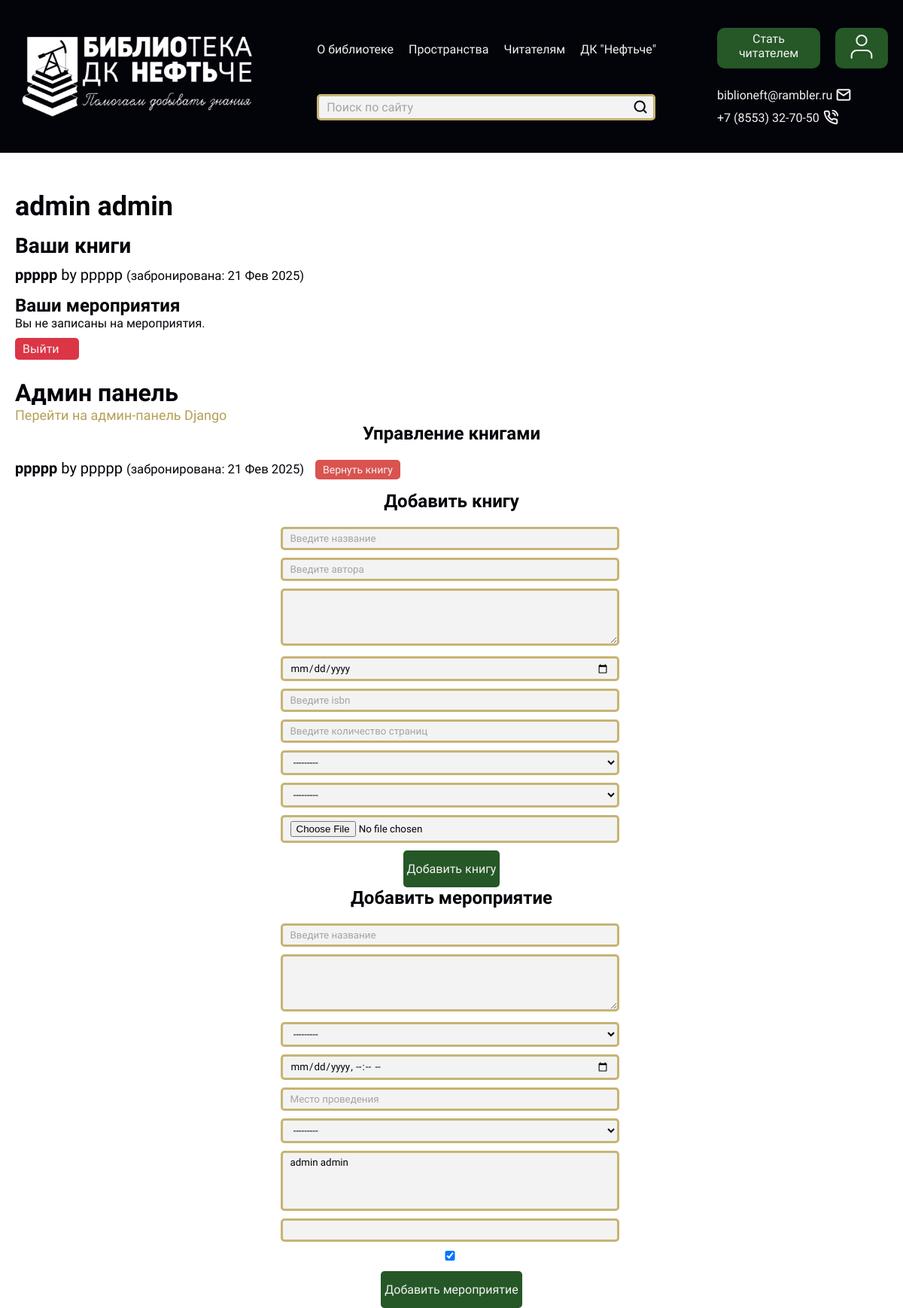
/profile/ (signed in), run on an earlier commit of the app's database.
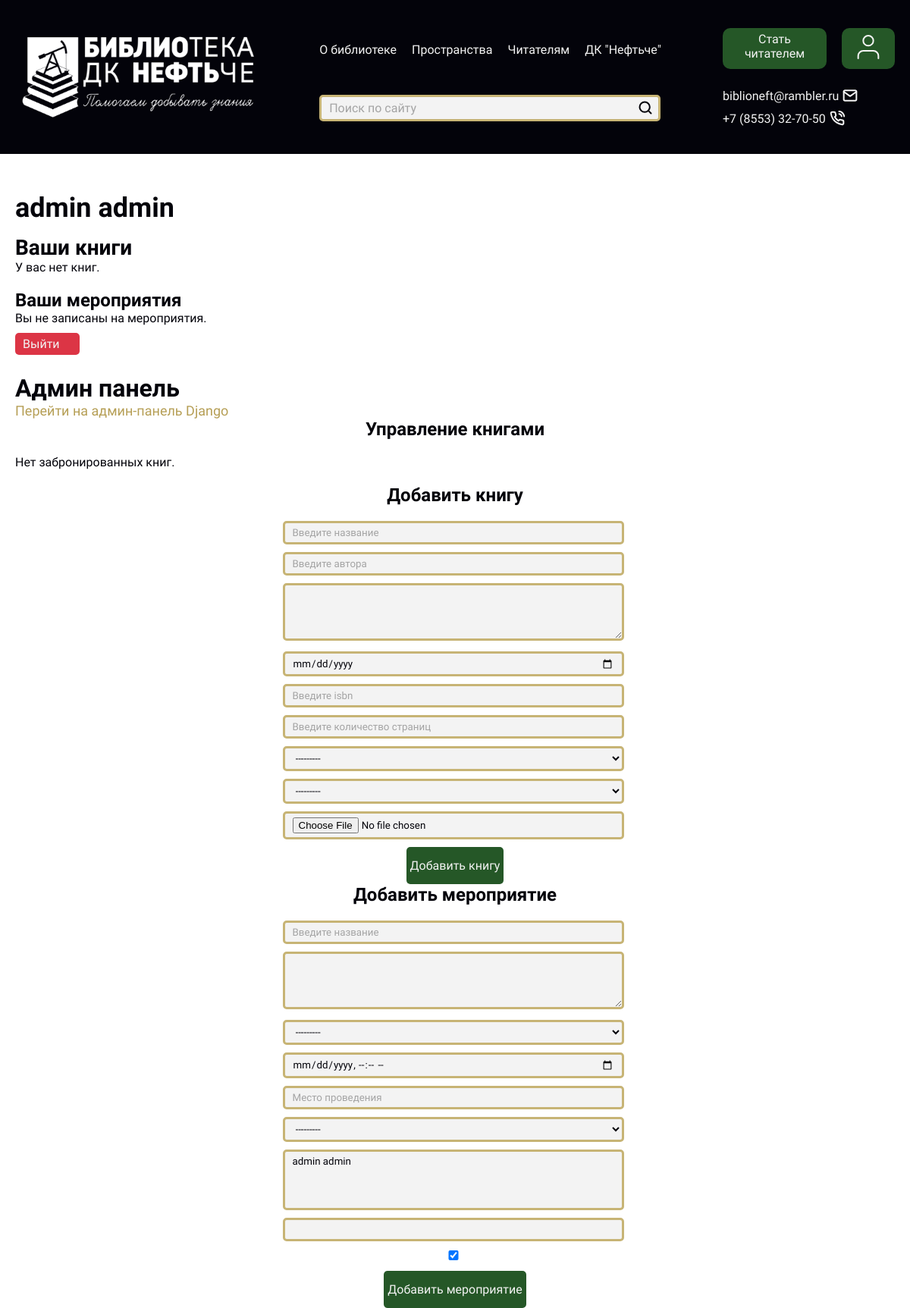
And on a later commit of the database.
### main/models.py (models this page shows, shortened)
class BorrowedBook(models.Model):
    user = models.ForeignKey(
        User,
        on_delete=models.CASCADE,  # Если пользователь удаляется, книги остаются
        verbose_name="Пользователь",
        related_name="borrowed_books_user"
    )
    book = models.ForeignKey(
        Book,
        on_delete=models.CASCADE,  # Удалять запись о заимствовании, если книга удалена
        verbose_name="Книга",
        related_name="borrowed_books_book"
    )
    borrowed_date = models.DateTimeField(default=timezone.now, verbose_name="Дата взятия")
    returned_date = models.DateTimeField(null=True, blank=True, verbose_name="Дата возврата")
    is_returned = models.BooleanField(default=False, verbose_name="Возвращена")
    class Meta:
        verbose_name = "Взятая книга"
        verbose_name_plural = "Взятые книги"

class Book(models.Model):
    title = models.CharField(max_length=200, verbose_name="Название книги")
    author = models.CharField(max_length=100, verbose_name="Автор")
    description = models.TextField(verbose_name="Описание", blank=True, null=True)
    published_date = models.DateField(verbose_name="Дата написания")
    isbn = models.CharField(max_length=13, unique=True, verbose_name="ISBN")
    pages = models.PositiveIntegerField(verbose_name="Количество страниц", validators=[MinValueValidator(1)])
    borrowed_by = models.ForeignKey(
        User,
        on_delete=models.SET_NULL,
        null=True,
        blank=True,
        verbose_name="Взято на чтение",
        related_name="borrowed_books_by"
    )
    added_by = models.ForeignKey(
        User,
        on_delete=models.SET_NULL,
        null=True,
        blank=True,
        verbose_name="Добавлено пользователем",
        related_name="added_books"
    )
    created_at = models.DateTimeField(auto_now_add=True, verbose_name="Дата создания")
    updated_at = models.DateTimeField(auto_now=True, verbose_name="Дата обновления")
    image_book = models.ImageField(upload_to='book/', blank=True, null=True)
    class Meta:
        verbose_name = "Книга"
        verbose_name_plural = "Книги"

### main/views.py (the view)
# urls.py: path("profile/", views.profile_view, name="profile"),
@login_required
def profile_view(request):
    book_form = BookForm()
    event_form = EventForm()
    borrowed_books = Book.objects.filter(borrowed_by=request.user)
    reserved_books = BorrowedBook.objects.filter(user=request.user, is_returned=False)
    registered_events = request.user.events_participated.all()  # События, на которые пользователь записан
    return render(request, "auth/profile.html", {
        "user": request.user,
        "form": book_form,
        "event_form": event_form,
        "borrowed_books": borrowed_books,
        "reserved_books": reserved_books,
        "registered_events": registered_events,
    })

### main/forms.py
class EventForm(forms.ModelForm):
    class Meta:
        model = Event
        fields = [
            'title',
            'description',
            'event_type',
            'start_date',
            'location',
            'organizer',
            'participants',
            'max_participants',
            'is_active',
        ]
        widgets = {
            'start_date': forms.DateTimeInput(attrs={'type': 'datetime-local'}),
            'description': forms.Textarea(attrs={'rows': 4}),
            'title': forms.TextInput(attrs={'placeholder': 'Введите название'}),
            'location': forms.TextInput(attrs={'placeholder': 'Место проведения'})
        }
        labels = {
            'title': 'Название мероприятия',
            'description': 'Описание',
            'event_type': 'Тип мероприятия',
            'start_date': 'Дата и время начала',
            'location': 'Место проведения',
            'organizer': 'Организатор',
            'participants': 'Участники',
            'max_participants': 'Максимальное количество участников',
            'is_active': 'Активно',
        }

### main/models.py (called while the page is built)
    def __str__(self):
        return f"{self.surname} {self.name}"

### main/templates/auth/profile.html (shortened to what this page needs)
{% extends 'base.html' %}
{% block content %}
<div class="container">
    <p class="name">{{ user.name }} {{ user.surname }}</p>
    <h2 class="reserved_books">Ваши книги</h2>
    {% if reserved_books %}
        <ul class="reserved_books_list">
            {% for reservation in reserved_books %}
                <li class="reserved_book">
                    <strong>{{ reservation.book.title }}</strong> by {{ reservation.book.author }}
                    <small>(забронирована: {{ reservation.borrowed_date|date:"d M Y" }})</small>
                </li>
            {% endfor %}
        </ul>
    {% else %}
        <p class="no_books">У вас нет книг.</p>
    {% endif %}
<h2 class="registered_events">Ваши мероприятия</h2>
    {% if registered_events %}
        <ul class="reg_events_list">
            {% for event in registered_events %}
                <li>
                    <strong>{{ event.title }}</strong> - {{ event.start_date|date:"d M Y" }}
                </li>
            {% endfor %}
        </ul>
    {% else %}
        <p>Вы не записаны на мероприятия.</p>
    {% endif %}
    <a class="logout_btn" href="{% url 'logout' %}">Выйти</a>
</div>
{% if user.is_superuser %}
<div class="container">
    <h1 class="page_title">Админ панель</h1>
    <a class="django_link" href="/admin">Перейти на админ-панель Django</a>
    <h2 class="form_title">Управление книгами</h2>
    {% if reserved_books %}
        <ul class="reserved_books_list">
            {% for reservation in reserved_books %}
                <li class="reserved_book">
                    <strong>{{ reservation.book.title }}</strong> by {{ reservation.book.author }}
                    <small>(забронирована: {{ reservation.borrowed_date|date:"d M Y" }})</small>
                    <form method="post" action="{% url 'return_book' reservation.id %}" style="display:inline;">
                        <button class="return_btn" type="submit">Вернуть книгу</button>
                    </form>
                </li>
            {% endfor %}
        </ul>
    {% else %}
        <p class="no_books">Нет забронированных книг.</p>
    {% endif %}
    <h2 class="form_title">Добавить книгу</h2>
    <form method="post" action="{% url 'add_book' %}">
        {{ form.as_p }}
        <button class="reg_btn" type="submit">Добавить книгу</button>
    </form>
    <h2 class="form_title">Добавить мероприятие</h2>
    <form method="post" action="{% url 'add_event' %}">
        {{ event_form.as_p }}
        <button class="reg_btn" type="submit">Добавить мероприятие</button>
    </form>
</div>
{% endif %}
{% endblock %}

What changed in the data, as far as the page shows it:
no longer on this page (row edited): BorrowedBook: book "ррррр", book.author "ррррр", borrowed_date "21 Фев 2025"
Also different on the page:
text now shown: "У вас нет книг. Нет забронированных книг."
